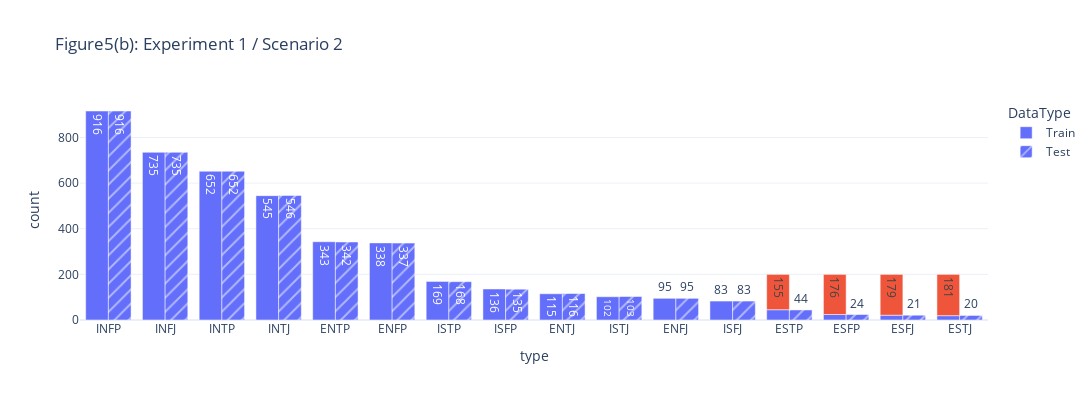

Notebook cell for this chart:
### Markdown cell above
## Experiment 1

### Code cell
figs['실험셋업시각화_실험1시나리오2'].layout['title']['text']='Figure5(b): Experiment 1 / Scenario 2'
figs['실험셋업시각화_실험1시나리오2'].layout['width']=1200
figs['실험셋업시각화_실험1시나리오2'].layout['height']=400
figs['실험셋업시각화_실험1시나리오2']

### Figure 1 — Plotly figure (JSON) as saved in the notebook; plotly's stock layout.template omitted (floating-point values rounded to 4 significant figures)
{"data": [{"alignmentgroup": "True", "customdata": [["Kaggle"], ["Kaggle"], ["Kaggle"], ["Kaggle"], ["Kaggle"], ["Kaggle"], ["Kaggle"], ["Kaggle"], ["Kaggle"], ["Kaggle"], ["Kaggle"], ["Kaggle"], ["Kaggle"], ["Kaggle"], ["Kaggle"], ["Kaggle"], ["ChatGpt"], ["ChatGpt"], ["ChatGpt"], ["ChatGpt"]], "hovertemplate": "Type=%{x}<br>Count=%{text}<br>DataType=Train<br>Source=%{customdata[0]}<br><extra></extra>", "legendgroup": "Train", "marker": {"color": ["#636efa", "#636efa", "#636efa", "#636efa", "#636efa", "#636efa", "#636efa", "#636efa", "#636efa", "#636efa", "#636efa", "#636efa", "#636efa", "#636efa", "#636efa", "#636efa", "#EF553B", "#EF553B", "#EF553B", "#EF553B"], "coloraxis": "coloraxis", "pattern": {"shape": ""}}, "name": "Train", "offsetgroup": "Train", "orientation": "v", "showlegend": true, "text": [916, 735, 652, 545, 343, 338, 169, 136, 115, 102, 95, 83, 45, 24, 21, 19, 181, 179, 176, 155], "textposition": "auto", "type": "bar", "x": ["INFP", "INFJ", "INTP", "INTJ", "ENTP", "ENFP", "ISTP", "ISFP", "ENTJ", "ISTJ", "ENFJ", "ISFJ", "ESTP", "ESFP", "ESFJ", "ESTJ", "ESTJ", "ESFJ", "ESFP", "ESTP"], "xaxis": "x", "y": [916, 735, 652, 545, 343, 338, 169, 136, 115, 102, 95, 83, 45, 24, 21, 19, 181, 179, 176, 155], "yaxis": "y"}, {"alignmentgroup": "True", "customdata": [["Kaggle"], ["Kaggle"], ["Kaggle"], ["Kaggle"], ["Kaggle"], ["Kaggle"], ["Kaggle"], ["Kaggle"], ["Kaggle"], ["Kaggle"], ["Kaggle"], ["Kaggle"], ["Kaggle"], ["Kaggle"], ["Kaggle"], ["Kaggle"]], "hovertemplate": "Type=%{x}<br>Count=%{text}<br>DataType=Train<br>Source=%{customdata[0]}<br><extra></extra>", "legendgroup": "Test", "marker": {"color": ["#636efa", "#636efa", "#636efa", "#636efa", "#636efa", "#636efa", "#636efa", "#636efa", "#636efa", "#636efa", "#636efa", "#636efa", "#636efa", "#636efa", "#636efa", "#636efa", "#636efa", "#636efa", "#636efa", "#636efa"], "coloraxis": "coloraxis", "pattern": {"shape": "/"}}, "name": "Test", "offsetgroup": "Test", "orientation": "v", "showlegend": true, "text": [916, 735, 652, 546, 342, 337, 168, 135, 116, 103, 95, 83, 44, 24, 21, 20], "textposition": "auto", "type": "bar", "x": ["INFP", "INFJ", "INTP", "INTJ", "ENTP", "ENFP", "ISTP", "ISFP", "ENTJ", "ISTJ", "ENFJ", "ISFJ", "ESTP", "ESFP", "ESFJ", "ESTJ"], "xaxis": "x", "y": [916, 735, 652, 546, 342, 337, 168, 135, 116, 103, 95, 83, 44, 24, 21, 20], "yaxis": "y"}], "layout": {"barmode": "group", "coloraxis": {"colorbar": {"title": {"text": "color"}}, "colorscale": [[0, "#0d0887"], [0.1111, "#46039f"], [0.2222, "#7201a8"], [0.3333, "#9c179e"], [0.4444, "#bd3786"], [0.5556, "#d8576b"], [0.6667, "#ed7953"], [0.7778, "#fb9f3a"], [0.8889, "#fdca26"], [1, "#f0f921"]]}, "height": 400, "legend": {"title": {"text": "DataType"}, "tracegroupgap": 0}, "title": {"text": "Figure5(b): Experiment 1 / Scenario 2"}, "width": 1200, "xaxis": {"anchor": "y", "autorange": true, "domain": [0, 1], "range": [-0.5, 15.5], "title": {"text": "type"}, "type": "category"}, "yaxis": {"anchor": "x", "autorange": true, "domain": [0, 1], "range": [0, 964.2], "title": {"text": "count"}, "type": "linear"}}}
